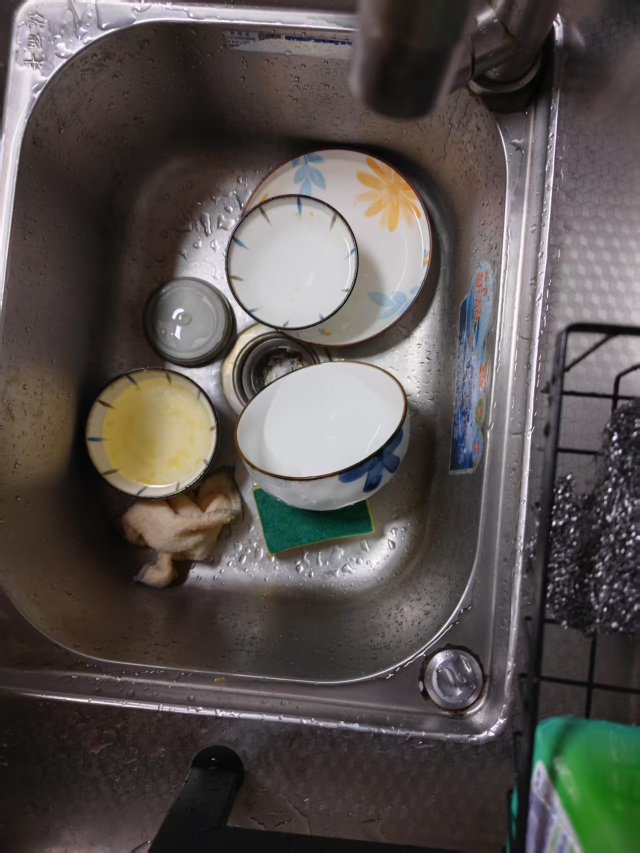
#> input picture resources/bowls2.png, 1279 x 1706 px (shown at 1/2 size)
$ python seg_bowls.py
#> lines starting #> are read from the running program, lines starting #| are printed output that depends on the picture
import cv2
import numpy as np
import matplotlib.pyplot as plt
import time
import os

class EllipseExtract:
    def __init__(self,
                 min_points=10,
                 ellipse_params=None,
                 confidence_threshold=0.6
                 ):
        """
        初始化碗口分割器

        Parameters:
            min_points: 连续点集最小点数，少于该数量的点集将被过滤 (default: 10)
            blur_kernel_size: 高斯模糊的内核大小 (default: (5, 5))
            canny_threshold1: Canny边缘检测的第一个阈值 (default: 50)
            canny_threshold2: Canny边缘检测的第二个阈值 (default: 150)
            ellipse_params: 椭圆参数字典，包含椭圆拟合的各种参数
            output_dir: 输出结果的目录 (default: "./results/")
            plot_figsize: 绘图的图像大小 (default: (15, 9))
        """
        self.min_points = min_points
        self.blur_kernel_size = (5, 5)
        self.canny_threshold1 = 50
        self.canny_threshold2 = 150
        self.output_dir = "./results/"
        self.plot_figsize = (15, 9)
        self.confidence_threshold = confidence_threshold
        # 设置椭圆参数
        default_ellipse_params = {
            'num_samples': 10,  # 随机采样次数，拟合椭圆时随机选取点集的次数
            'sample_size': 5,   # 每次采样的点数，拟合椭圆至少需要5个点
            'line_width': 2,    # 绘制椭圆时的线宽
            'color': (0, 255, 0),  # 绘制椭圆的颜色 (BGR格式，这里是绿色)
            'tolerance': 3      # 判断点是否在椭圆上的容差值（距离阈值）
        }

        self.ellipse_params = default_ellipse_params
        if ellipse_params:
            self.ellipse_params.update(ellipse_params)

        # 结果存储
        self.original_image = None
        self.gray_image = None
        self.edge_image = None
        self.edge_filtered_image = None
        self.rgb_ellipses_image = None
        self.edge_ellipses_image = None

        self.point_sets = []
        self.ellipses = []
        self.all_candidates = []
        self.confidences = []


    def find_continuous_points(self, edge_image, min_points=None):
        """在边缘图像中找到所有连续的点集"""
        if min_points is None:
            min_points = self.min_points

        # 使用OpenCV的连通组件分析
        num_labels, labels = cv2.connectedComponents(edge_image)

        # 使用更高效的方法提取连通组件点
        point_sets = []

        # 一次性找出所有非背景点坐标
        y_all, x_all = np.nonzero(labels)
        label_values = labels[y_all, x_all]

        # 用字典计数每个标签的点数
        label_counts = {}
        for label_val in label_values:
            if label_val > 0:  # 跳过背景
                label_counts[label_val] = label_counts.get(label_val, 0) + 1

        # 过滤点数少于min_points的标签
        valid_labels = [label for label, count in label_counts.items() if count >= min_points]

        # 只为有效的标签创建点集
        for label in valid_labels:
            indices = np.where(label_values == label)[0]
            x_coords = x_all[indices]
            y_coords = y_all[indices]
            point_set = np.column_stack((x_coords, y_coords))
            point_sets.append(point_set)

        self.point_sets = point_sets
        return point_sets

    def count_points_near_ellipse(self, ellipse, points):
        """计算点集中有多少点位于椭圆上或附近，并返回置信度"""

        center, axes, angle = ellipse
        center = np.array(center)
        a, b = axes[0] / 2, axes[1] / 2  # 椭圆半长轴和半短轴
        angle_rad = np.deg2rad(angle)  # 角度转弧度

        # 旋转矩阵
        cos_angle = np.cos(angle_rad)
        sin_angle = np.sin(angle_rad)
        rotation_matrix = np.array([
            [cos_angle, sin_angle],
            [-sin_angle, cos_angle]
        ])

        # 向量化实现 - 一次性计算所有点
        # 将所有点移动到以椭圆中心为原点的坐标系
        points_centered = points - center

        # 使用矩阵乘法一次性对所有点应用旋转
        points_rotated = np.dot(points_centered, rotation_matrix.T)

        # 为所有点计算标准化距离
        x_values = points_rotated[:, 0]
        y_values = points_rotated[:, 1]

        # 防止除以零
        if a == 0 or b == 0:
            return 0, 0

        # 一次性计算所有点的椭圆方程值
        values = (x_values**2 / a**2) + (y_values**2 / b**2)

        # 计算所有点到椭圆的距离
        distances = np.abs(values - 1) * min(a, b)

        # 计算在容差范围内的点数
        count = np.sum(distances <= self.ellipse_params['tolerance'])

        # 计算椭圆周长上预期的点数
        h = ((a - b) ** 2) / ((a + b) ** 2)
        perimeter = np.pi * (a + b) * (1 + (3 * h) / (10 + np.sqrt(4 - 3 * h)))
        expected_points = np.ceil(perimeter)

        # 计算置信度
        confidence = min(1.0, count / expected_points) if expected_points > 0 else 0

        return count, confidence

    def fit_ellipses(self, point_sets=None):
        """拟合椭圆 (使用随机采样提高鲁棒性)"""
        if point_sets is None:
            point_sets = self.point_sets

        ellipses = []
        all_candidates = []
        confidences = []

        # 合并所有点集用于计算置信度
        all_points = np.vstack(point_sets) if point_sets else np.array([])

        for point_set in point_sets:
            # 转换为轮廓格式以兼容OpenCV函数
            contour = point_set.reshape(-1, 1, 2).astype(np.int32)

            # 拟合椭圆需要至少5个点
            if len(contour) >= self.ellipse_params['sample_size']:
                # 随机采样
                candidate_ellipses = []

                # 预先计算所有采样参数，而不是在循环中重复
                num_samples = self.ellipse_params['num_samples']
                sample_size = self.ellipse_params['sample_size']

                # 只尝试有效的随机采样
                valid_samples = 0
                max_attempts = num_samples * 2  # 设置最大尝试次数
                attempts = 0

                while valid_samples < num_samples and attempts < max_attempts:
                    try:
                        # 随机抽取样本点
                        indices = np.random.choice(len(contour), sample_size, replace=False)
                        sample_contour = contour[indices]

                        # 拟合椭圆
                        ellipse = cv2.fitEllipse(sample_contour)
                        candidate_ellipses.append(ellipse)
                        valid_samples += 1
                    except:
                        pass
                    attempts += 1

                # 如果有候选椭圆，找出最匹配原始点集的一组
                if candidate_ellipses:
                    # 计算每个椭圆上或附近的点数及置信度
                    point_counts = np.zeros(len(candidate_ellipses))
                    point_confidences = np.zeros(len(candidate_ellipses))

                    # 批量评估所有椭圆
                    for i, ellipse in enumerate(candidate_ellipses):
                        count, confidence = self.count_points_near_ellipse(ellipse, all_points)
                        point_counts[i] = count
                        point_confidences[i] = confidence

                    # 找出点数最多的椭圆
                    best_idx = np.argmax(point_counts)
                    best_ellipse = candidate_ellipses[best_idx]
                    best_confidence = point_confidences[best_idx]

                    ellipses.append(best_ellipse)
                    confidences.append(best_confidence)
                    all_candidates.append(candidate_ellipses)

        self.ellipses = ellipses
        self.all_candidates = all_candidates
        self.confidences = confidences
        return ellipses, all_candidates, confidences

    def draw_shapes(self, confidence_threshold=None):
        """
        创建并返回多个可视化结果图像:
        1. 灰度图
        2. 边缘图
        3. 过滤后的点集图（彩色）
        4. 所有候选椭圆画在点集图上
        5. 每组点集的最佳椭圆画在点集图上
        6. 每组点集的最佳椭圆画在边缘图上
        7. 高于阈值置信度的椭圆画在原始图上
        """
        # 使用传入的阈值或默认值
        if confidence_threshold is None:
            confidence_threshold = self.confidence_threshold

        # 检查必要的图像是否存在
        if self.gray_image is None or self.edge_image is None or not hasattr(self, 'edge_filtered_color'):
            print("图像处理尚未完成，无法生成可视化结果")
            return None

        # 1. 灰度图 - 直接使用已有图像
        gray_img = self.gray_image.copy()

        # 2. 边缘图 - 直接使用已有图像
        edge_img = self.edge_image.copy()

        # 3. 彩色点集图 - 直接使用已有图像
        points_img = self.edge_filtered_color.copy()

        # 4. 所有候选椭圆画在点集图上
        candidates_img = self.edge_filtered_color.copy()
        if self.all_candidates:
            for candidates in self.all_candidates:
                for ellipse in candidates:
                    cv2.ellipse(candidates_img, ellipse, (255, 255, 255), 1)

        # 5. 每组点集最佳椭圆画在点集图上
        best_on_points_img = self.edge_filtered_color.copy()
        if self.ellipses:
            for ellipse in self.ellipses:
                cv2.ellipse(best_on_points_img, ellipse, (255, 255, 255), 2)

        # 6. 每组点集最佳椭圆画在边缘图上
        # 先将边缘图转换为彩色图以便于绘制彩色椭圆
        best_on_edge_img = cv2.cvtColor(edge_img, cv2.COLOR_GRAY2BGR)
        if self.ellipses:
            for ellipse in self.ellipses:
                cv2.ellipse(best_on_edge_img, ellipse, (0, 255, 0), 2)

        # 7. 高于阈值置信度的椭圆画在原始图上
        rgb_img = cv2.cvtColor(self.original_image.copy(), cv2.COLOR_BGR2RGB)
        if self.ellipses and self.confidences:
            for i, (ellipse, confidence) in enumerate(zip(self.ellipses, self.confidences)):
                if confidence >= confidence_threshold:
                    cv2.ellipse(rgb_img, ellipse, self.ellipse_params['color'], self.ellipse_params['line_width'])
                    # 显示置信度
                    center_x, center_y = int(ellipse[0][0]), int(ellipse[0][1])
                    cv2.putText(rgb_img, f"{confidence:.2f}", (center_x - 20, center_y),
                               cv2.FONT_HERSHEY_SIMPLEX, 0.5, (255, 0, 0), 2)

        # 返回所有图像
        return {
            'gray': gray_img,
            'edge': edge_img,
            'points': points_img,
            'candidates': candidates_img,
            'best_on_points': best_on_points_img,
            'best_on_edge': best_on_edge_img,
            'rgb_with_ellipses': rgb_img
        }

    def filter_ellipses(self, ellipses):
        """筛选椭圆，去除不符合条件的椭圆"""
        if not ellipses:
            return []

        # 从原始图像获取尺寸
        if self.original_image is not None:
            image_height, image_width = self.original_image.shape[:2]
        else:
            return list(range(len(ellipses)))

        # 定义筛选阈值
        max_axis_length = image_width / 2  # 长轴不能超过图像宽度的一半
        min_axis_length = image_width / 10  # 长轴不能小于图像宽度的十分之一
        max_axis_ratio = 2.0  # 长轴与短轴的比例不能太大（定义圆度）

        filtered_indices = []

        for i, ellipse in enumerate(ellipses):
            center, axes, angle = ellipse
            major_axis, minor_axis = max(axes), min(axes)

            # 计算长短轴比例（圆度）
            axis_ratio = major_axis / minor_axis if minor_axis > 0 else float('inf')

            # 检查条件
            if (min_axis_length <= major_axis <= max_axis_length and
                axis_ratio <= max_axis_ratio):
                filtered_indices.append(i)

        return filtered_indices


    def _create_filtered_edge_image(self):
        """创建过滤后的边缘图像，将不同点集用不同颜色表示"""
        # 创建彩色图像而不是灰度图像，以便更好地区分不同点集
        edge_filtered = np.zeros((self.gray_image.shape[0], self.gray_image.shape[1], 3), dtype=np.uint8)

        # 使用HSV色彩空间均匀分布颜色
        num_point_sets = max(1, len(self.point_sets))
        for i, point_set in enumerate(self.point_sets):
            # 计算当前点集的HSV颜色 (不同色相，饱和度和亮度固定)
            hue = int(180 * i / num_point_sets)  # Hue值在OpenCV中是0-180
            color_hsv = np.array([hue, 255, 255], dtype=np.uint8).reshape(1, 1, 3)
            color_bgr = cv2.cvtColor(color_hsv, cv2.COLOR_HSV2BGR)[0, 0]

            # 绘制当前点集
            for point in point_set:
                x, y = point
                edge_filtered[y, x] = color_bgr

        # 转换回灰度图以保持与现有代码兼容
        edge_filtered_gray = cv2.cvtColor(edge_filtered, cv2.COLOR_BGR2GRAY)

        # 额外存储彩色版本供显示使用
        self.edge_filtered_color = edge_filtered

        return edge_filtered_gray

    # [68 lines left out: functions _create_overlay_image, _display_results, not called in this run]

    def save_results(self, images):
        """保存处理结果到指定目录"""
        if not os.path.exists(self.output_dir):
            os.makedirs(self.output_dir)

        # 保存结果图像
        cv2.imwrite(os.path.join(self.output_dir, '1_gray.png'), images['gray'])
        cv2.imwrite(os.path.join(self.output_dir, '2_edge.png'), images['edge'])
        cv2.imwrite(os.path.join(self.output_dir, '3_points_color.png'), images['points'])
        cv2.imwrite(os.path.join(self.output_dir, '4_all_candidates.png'), images['candidates'])
        cv2.imwrite(os.path.join(self.output_dir, '5_best_on_points.png'), images['best_on_points'])
        cv2.imwrite(os.path.join(self.output_dir, '6_best_on_edge.png'), images['best_on_edge'])
        cv2.imwrite(os.path.join(self.output_dir, '7_rgb_with_ellipses.png'),
                     cv2.cvtColor(images['rgb_with_ellipses'], cv2.COLOR_RGB2BGR))

        # # 保存彩色边缘叠加图
        # if hasattr(self, 'overlay_image'):
        #     cv2.imwrite(os.path.join(self.output_dir, '8_overlay_image.png'), self.overlay_image)

    def get_ellipse(self):
        """
        获取拟合出来的椭圆及其置信度，按置信度由高到低排序

        Returns:
            sorted_ellipses: 排序后的椭圆列表
            sorted_confidences: 对应的置信度列表
        """
        if not self.ellipses or not self.confidences:
            return [], []

        # 将椭圆和置信度组合在一起
        ellipse_with_conf = list(zip(self.ellipses, self.confidences))

        # 按置信度降序排序
        ellipse_with_conf.sort(key=lambda x: x[1], reverse=True)

        # 分离排序后的椭圆和置信度
        sorted_ellipses, sorted_confidences = zip(*ellipse_with_conf) if ellipse_with_conf else ([], [])

        return sorted_ellipses, sorted_confidences


    def process_image(self, image_path, min_points=None, show_plot=True):
        """处理图像：灰度化、边缘检测、椭圆拟合"""
#> called with image_path = './resources/bowls2.png', show_plot = False
        if min_points is None:
            min_points = self.min_points

        # 创建字典保存每个步骤的执行时间
        step_times = {}
        total_start_time = time.time()

        # 1. 读取并预处理图像
        step_start = time.time()
        image = cv2.imread(image_path)
#> image is the input picture: shape (1706, 1279, 3); mean B, G, R 79.6, 82.6, 88.2
        if image is None:
            print(f"无法读取图像: {image_path}")
            return

        # 输出图像基本信息
        height, width = image.shape[:2]
        channels = 1 if len(image.shape) == 2 else image.shape[2]
        file_size = os.path.getsize(image_path) / 1024  # KB

        print("\n===== 图像基本信息 =====")
        print(f"图像路径: {image_path}")
        print(f"图像尺寸: {width}×{height} 像素")
#| 图像尺寸: 1279×1706 像素
        print(f"颜色通道: {channels}")
#| 颜色通道: 3
        print(f"数据类型: {image.dtype}")
#| 数据类型: uint8
        print(f"文件大小: {file_size:.2f} KB")
        print(f"像素总数: {width * height}")
#| 像素总数: 2181974

        # 存储原始图像
        self.original_image = image
        step_times['1_load_image'] = time.time() - step_start

        # 2. 灰度与边缘处理
        step_start = time.time()
        self.gray_image = cv2.cvtColor(image, cv2.COLOR_BGR2GRAY)
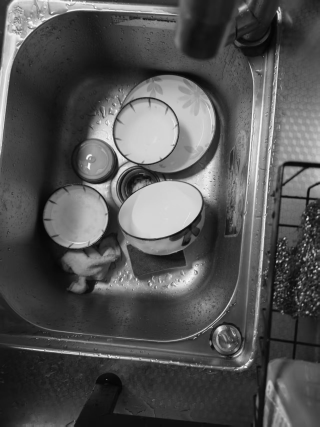
#> self.gray_image: shape (1706, 1279) (shown at 1/4 size); min 0, max 255, mean 84
        blurred = cv2.GaussianBlur(self.gray_image, self.blur_kernel_size, 0)
        edges = cv2.Canny(blurred, self.canny_threshold1, self.canny_threshold2)
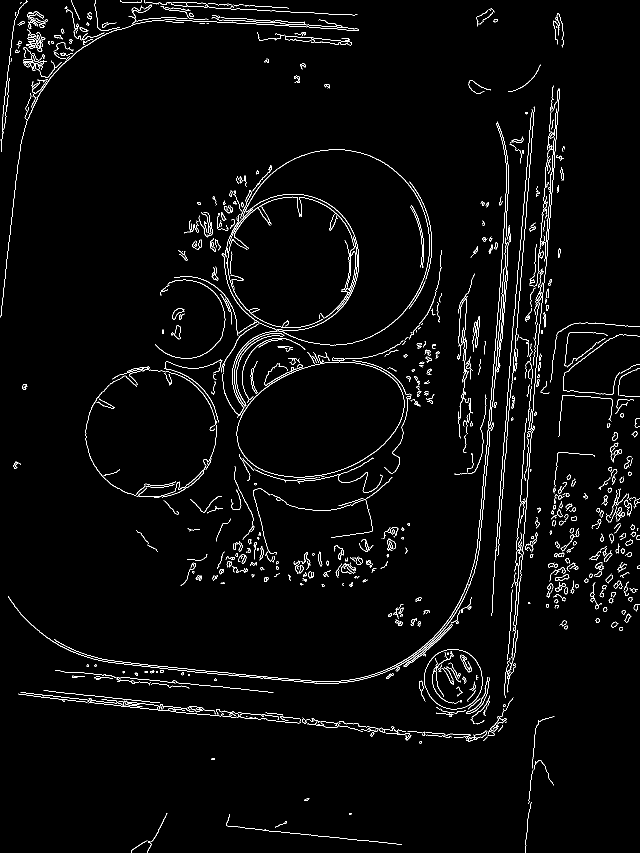
#> edges: shape (1706, 1279) (shown at 1/2 size); 2.5% white in thin lines or dots
        self.edge_image = edges
        step_times['2_edge_detection'] = time.time() - step_start

        # 3. 查找连续点集并拟合椭圆
        step_start = time.time()
        self.point_sets = self.find_continuous_points(edges, min_points)
#> in find_continuous_points, `num_labels, labels = cv2.connectedComponents(edge_image)`:
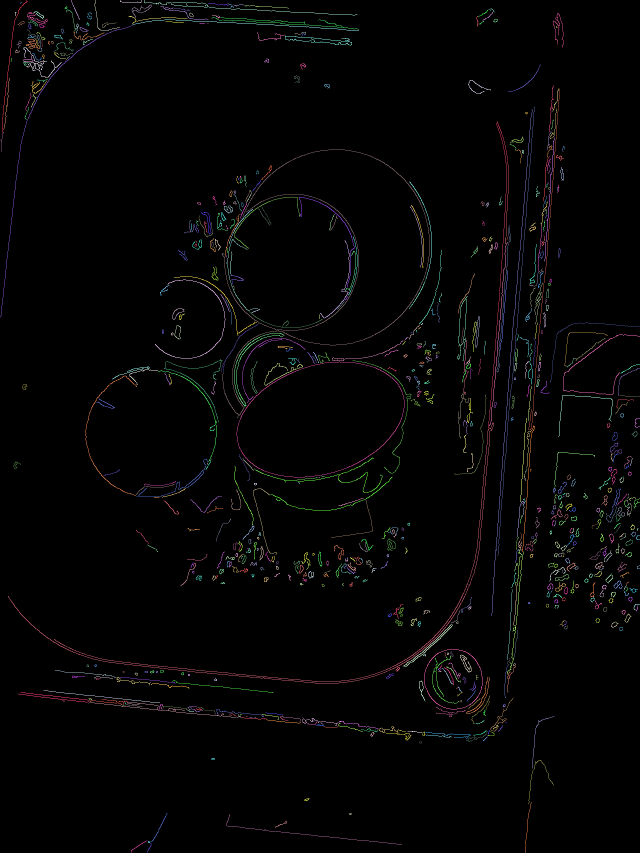
#> labels: shape (1706, 1279) int32 (shown at 1/2 size); 800 distinct labels, from 0 to 799; one colour per label, 0 black
#> in find_continuous_points, `num_labels, labels = cv2.connectedComponents(edge_image)`: num_labels = 800
#> the loop in find_continuous_points, `for label_val in label_values:` made 55199 passes
#> label_val on passes 7 to 9: 1, 2, 3
#> after the loop in find_continuous_points, `for label_val in label_values:`: label_counts = 799 items
#> in find_continuous_points, `valid_labels = [label for label, count in label_counts.items() if coun..`: valid_labels = [5, 28, 42, 87, 90, 93, 96, 104, 301, 363]
#> the loop in find_continuous_points, `for label in valid_labels:` made 10 passes
#> label on passes 1 to 8: 5, 28, 42, 87, 90, 93, 96, 104
#> after the loop in find_continuous_points, `for label in valid_labels:`: point_sets = 10 items
        step_times['3_find_points'] = time.time() - step_start

        step_start = time.time()
        self.ellipses, self.all_candidates, self.confidences = self.fit_ellipses(self.point_sets)
#> in fit_ellipses, `all_points = np.vstack(point_sets) if point_sets else np.array([])`: all_points = 11505 pairs, first value 0 to 1119, second value 0 to 1367
#> the loop in fit_ellipses, `for point_set in point_sets:` made 10 passes
        step_times['4_fit_ellipses'] = time.time() - step_start

        # 4. 筛选椭圆
        step_start = time.time()
        filtered_indices = self.filter_ellipses(self.ellipses)
#> the loop in filter_ellipses, `for i, ellipse in enumerate(ellipses):` made 10 passes
#> ellipse on passes 1 to 8: ((676.6, 21.69), (12.15, 752.1), 92.56), ((589.9, 46.5), (4.06, 527.2), 93.79), ((43.41, 313.7), (10.77, 815.6), 7), ((1089.4, 539), (3.01, 560.6), 4.82), ((1037.9, 582.5), (3.13, 791.6), 4.67), ((1021, 746.4), (4.27, 878), 4.59), ((862.7, 1767.4), (55.88, 2965.9), 5.76), ((653.5, 494.1), (394.7, 415.4), 85.76)
        self.ellipses = [self.ellipses[i] for i in filtered_indices]
        self.confidences = [self.confidences[i] for i in filtered_indices]
        step_times['5_filter_ellipses'] = time.time() - step_start

        # 5. 创建过滤后的边缘图像
        step_start = time.time()
        self._create_filtered_edge_image()
#> the loop in _create_filtered_edge_image, `for i, point_set in enumerate(self.point_sets):` made 10 passes
#> after the loop in _create_filtered_edge_image, `for i, point_set in enumerate(self.point_sets):`:
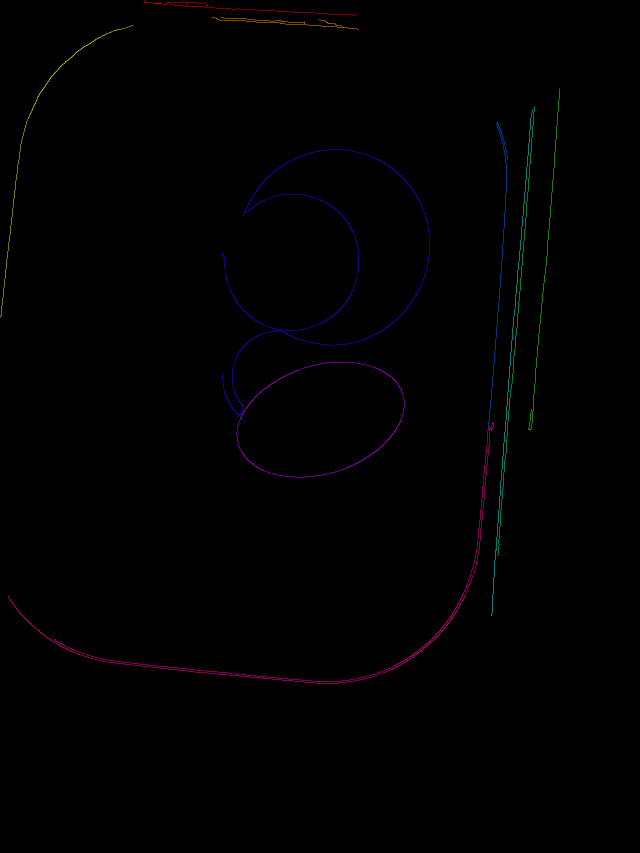
#> edge_filtered: shape (1706, 1279, 3) (shown at 1/2 size); mean of channels 0, 1, 2 0.8, 0.5, 0.7; drawn as B, G, R
        step_times['6_create_filtered_edge'] = time.time() - step_start

        # 6. 绘制结果
        step_start = time.time()
        result_images = self.draw_shapes(self.confidence_threshold)
#> (the rest of the program and of its run is left out)
